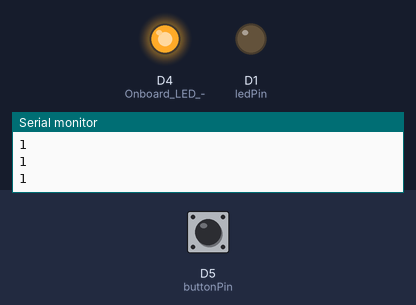
Recording of a sketch running on a simulated ESP8266 (NodeMCU). On the bench: output pins drawn as LEDs (lit = HIGH), the last lines printed to the serial monitor. The inputs (shaded band) are chosen by the test bench; at power-on: D5 (buttonPin) HIGH.

Above: at 2.2 s.
2.3 s: D5 (buttonPin) pulled LOW for 3.2 s
At 5.3 s:
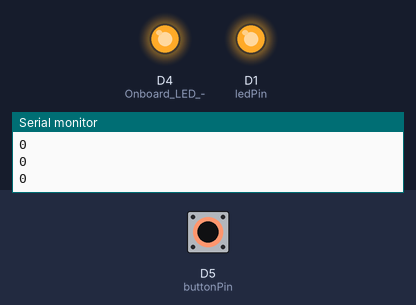
7.0 s: D5 (buttonPin) pulled LOW for 0.15 s
At 8.3 s:
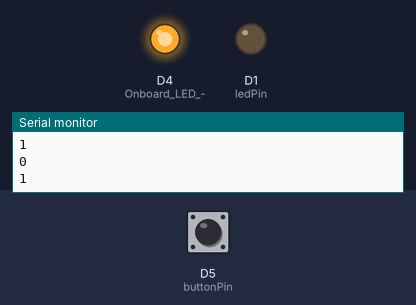
8.6 s: D5 (buttonPin) pulled LOW for 1 s
At 9.7 s:
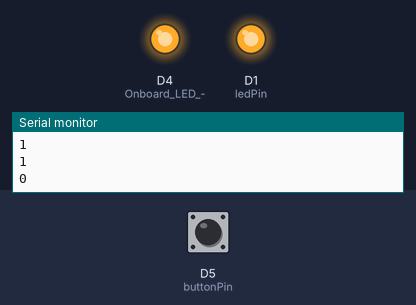
Timing chart, 0 to 11.6 s (numbered marks = the images above; inputs shaded):
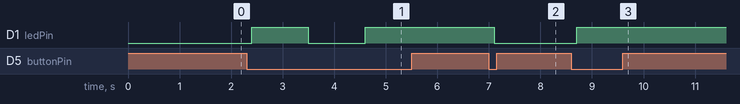

Measured:
- after the input at 2.3 s, D1 (ledPin): LOW → HIGH after 0.10 s, → LOW 1.1 s later, → HIGH 1.1 s later
- after the input at 7.0 s, D1 (ledPin): HIGH → LOW after 0.10 s
- after the input at 8.6 s, D1 (ledPin): LOW → HIGH after 0.10 s

The sketch:

ButtonState.ino
```cpp
int currentState = 0;
int newButtonState = 0;
int ledPin = D1;
int buttonPin = D5;

// the setup function runs once when you press reset or power the board
void setup() {
  Serial.begin(115200);
  pinMode(ledPin, OUTPUT);
  pinMode(buttonPin, INPUT_PULLUP);
  pinMode(LED_BUILTIN, OUTPUT); // Onboard LED -> Output

  // Switch onboard led on for one second showing app is now running
  digitalWrite(LED_BUILTIN, LOW); // Onboard LED -> ON
  delay(1000);
  digitalWrite(LED_BUILTIN, HIGH); // Onboard LED -> OFF
}

// the loop function runs over and over again forever
void loop() {

  newButtonState = digitalRead(buttonPin);
  delay(100);
  Serial.println(newButtonState);

  if(newButtonState == LOW) { // GPIO pins is normally on. So we need to ground it for an event
    if(currentState == 0){
      digitalWrite(ledPin, HIGH);
      currentState = 1;
    } else {
      digitalWrite(ledPin, LOW);
      currentState = 0;
    }
    newButtonState = LOW;
    delay(1000);
  }


}
```
